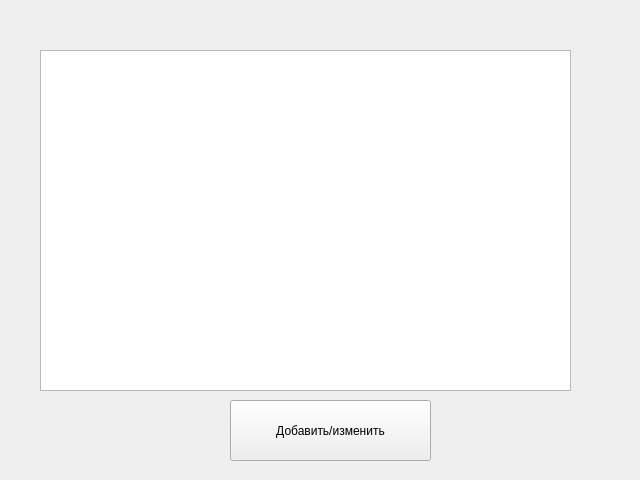
<?xml version="1.0" encoding="UTF-8"?>
<ui version="4.0">
 <class>Form</class>
 <widget class="QWidget" name="Form">
  <property name="geometry">
   <rect>
    <x>0</x>
    <y>0</y>
    <width>640</width>
    <height>480</height>
   </rect>
  </property>
  <property name="windowTitle">
   <string>Form</string>
  </property>
  <widget class="QTableWidget" name="tableWidget">
   <property name="geometry">
    <rect>
     <x>40</x>
     <y>50</y>
     <width>531</width>
     <height>341</height>
    </rect>
   </property>
  </widget>
  <widget class="QPushButton" name="addButton">
   <property name="geometry">
    <rect>
     <x>230</x>
     <y>400</y>
     <width>201</width>
     <height>61</height>
    </rect>
   </property>
   <property name="text">
    <string>Добавить/изменить</string>
   </property>
  </widget>
 </widget>
 <resources/>
 <connections/>
</ui>
